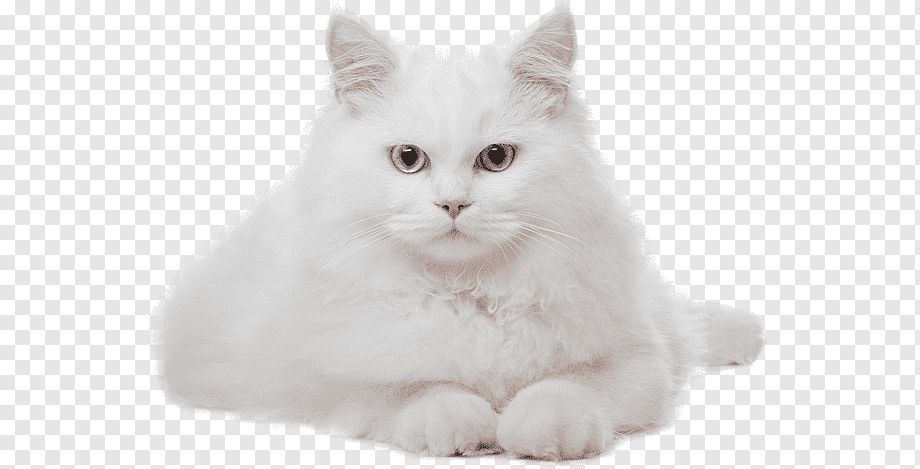
#> input picture cat.png, 920 x 469 px
$ jupyter execute ImagetoSketch.ipynb   (shell and % lines are left out)
#> lines starting #> are read from the running program, lines starting #| are printed output that depends on the picture
# Image to pencil sketch using opencv

[cell 1]
import cv2

[cell 2]
import cv2
from PIL import Image

image = cv2.imread("cat.png")
#> image is the input picture: shape (469, 920, 3); mean B, G, R 225.7, 226.2, 227.8
gray_image = cv2.cvtColor(image, cv2.COLOR_BGR2GRAY)
inverted = 255-gray_image
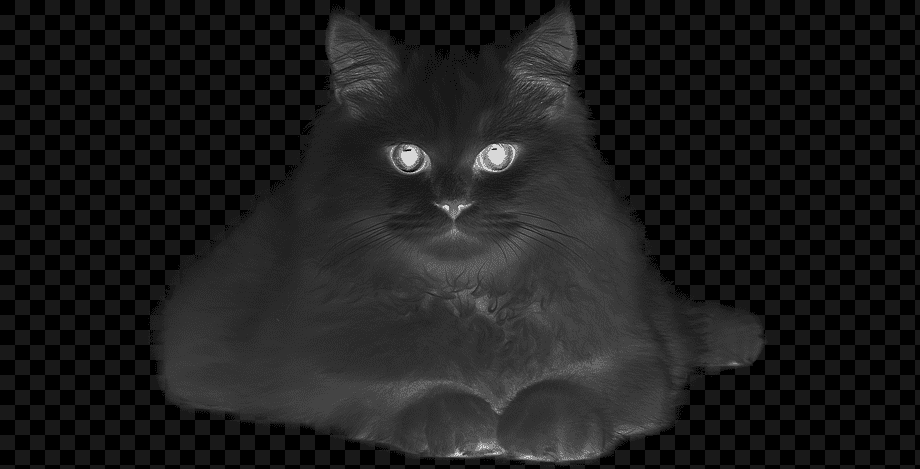
#> inverted: shape (469, 920); min 0, max 216, mean 28.6
blur = cv2.GaussianBlur(inverted, (21, 21), 0)
invertedblur = 255-blur
sketch = cv2.divide(gray_image, invertedblur, scale=256.0)
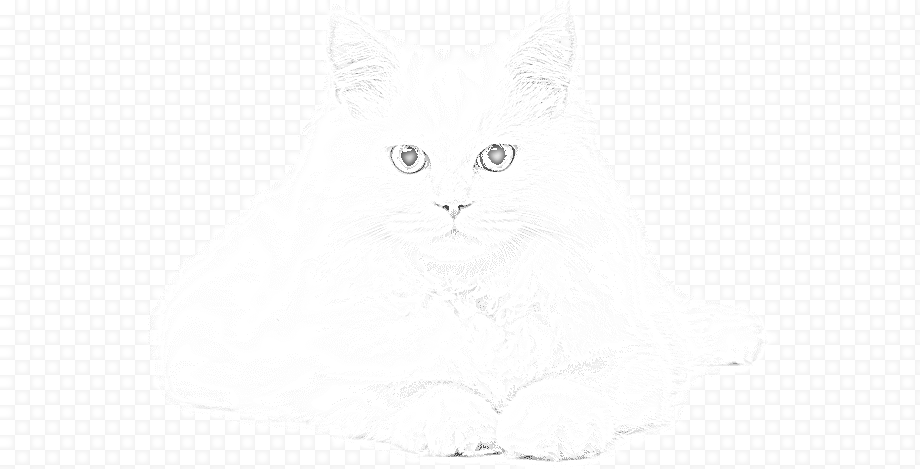
#> sketch: shape (469, 920); min 57, max 255, mean 251.6
cv2.imwrite("sketch_image.png", sketch)

#Real Image
rimg = Image.open("cat.png")
rimg.show()

#Sketched Image
img = Image.open("sketch_image.png")
img.show()

[cell 3]
import cv2
from PIL import Image

image = cv2.imread("mypic.jpg")
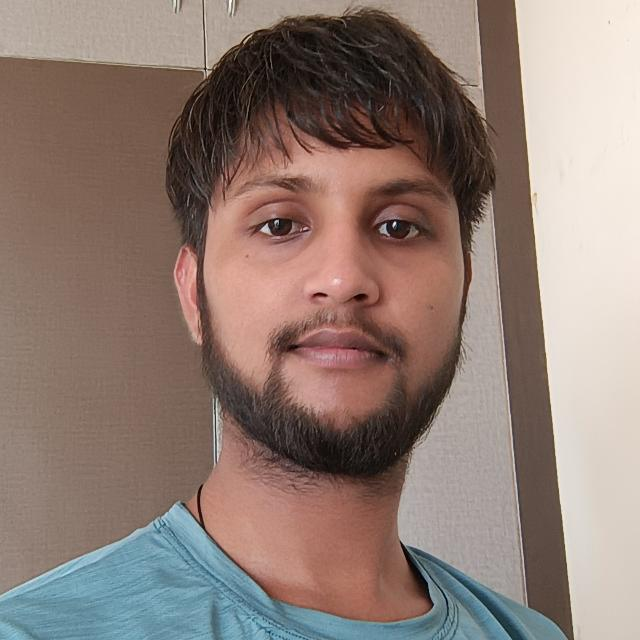
#> input picture mypic.jpg, 640 x 640 px
#> image is the input picture: shape (640, 640, 3); mean B, G, R 116.9, 125.2, 144.2
gray_image = cv2.cvtColor(image, cv2.COLOR_BGR2GRAY)
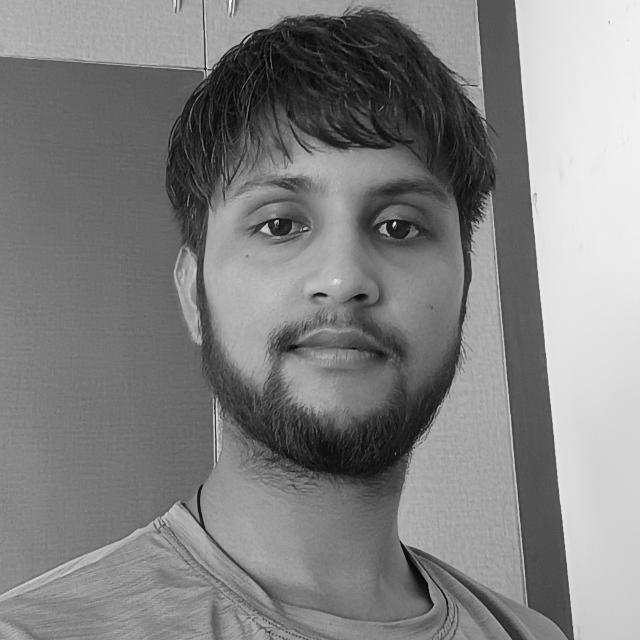
#> gray_image: shape (640, 640); min 1, max 254, mean 130
inverted = 255-gray_image
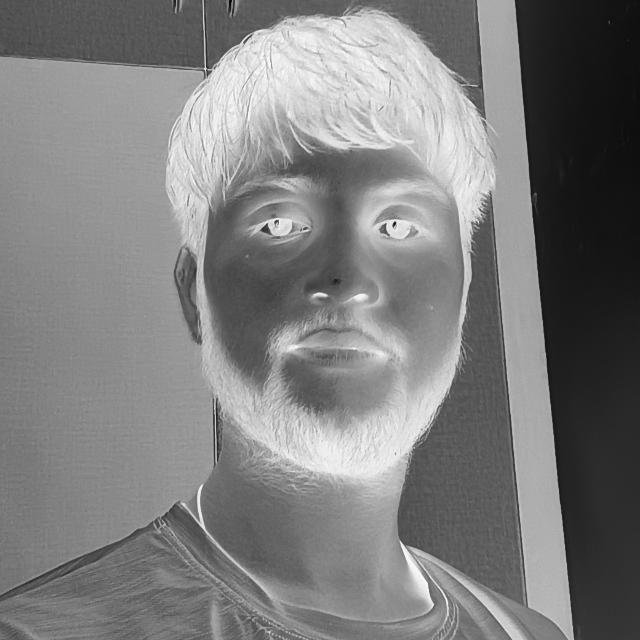
#> inverted: shape (640, 640); min 1, max 254, mean 125
blur = cv2.GaussianBlur(inverted, (21, 21), 0)
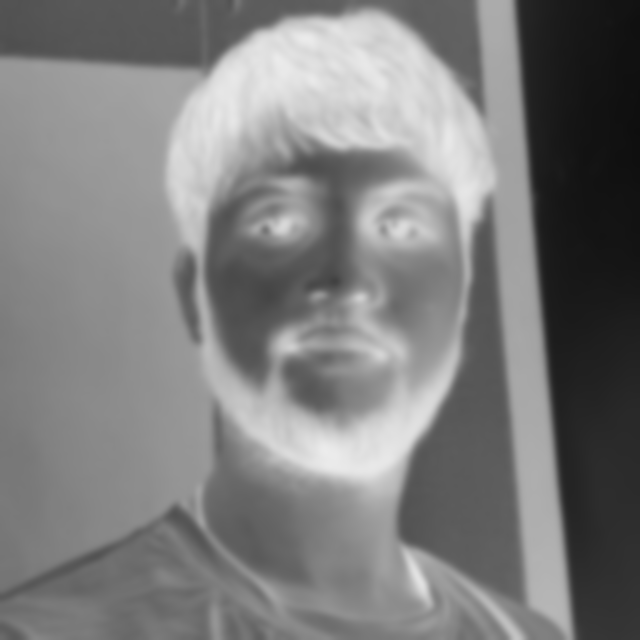
#> blur: shape (640, 640); min 14, max 236, mean 125
invertedblur = 255-blur
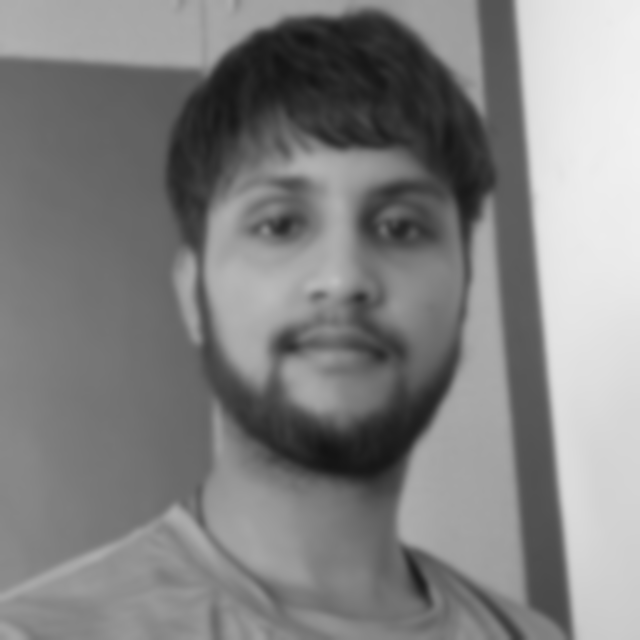
#> invertedblur: shape (640, 640); min 19, max 241, mean 130
sketch = cv2.divide(gray_image, invertedblur, scale=250.0)
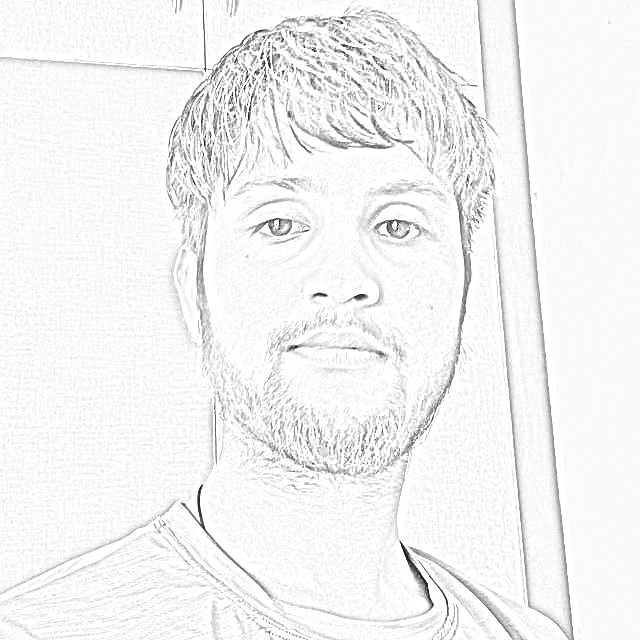
#> sketch: shape (640, 640); min 3, max 255, mean 243.1
cv2.imwrite("sketch_myimage.png", sketch)

#Real Image
rimg = Image.open("mypic.jpg")
#> rimg: PIL image 640x640 RGB
rimg.show()

#Sketched Image
img = Image.open("sketch_myimage.png")
img.show()
